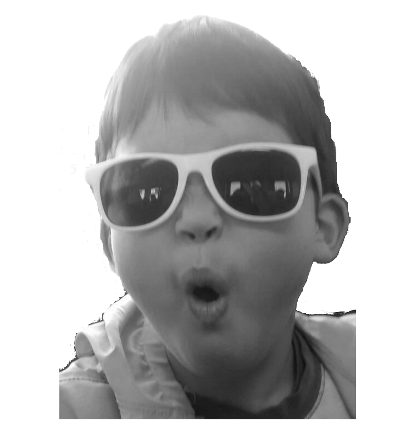
#> input picture pics_in_notes/kenta2_grau.png, 400 x 440 px
$ jupyter execute convolution-pics.ipynb
#> lines starting #> are read from the running program, lines starting #| are printed output that depends on the picture
# Pics for convolution

slides, as well as lecture notes

[cell 1]
import numpy as np
import math
import scipy.signal as sig
import matplotlib.pyplot as plt

[cell 2]
kenta_img=plt.imread("kenta2_grau.png")
#> kenta_img is the input picture: shape (440, 400) float32; min 0.0627, max 1, mean 0.711
kenta=1-kenta_img
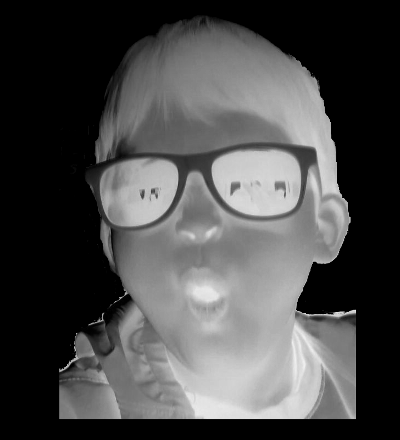
#> kenta: shape (440, 400) float32; min 0, max 0.937, mean 0.289

def downsize(img,factor):
#> called with factor = 4
    kernel=np.ones((factor,factor))/factor**2
    res=sig.convolve(img,kernel,mode="valid")
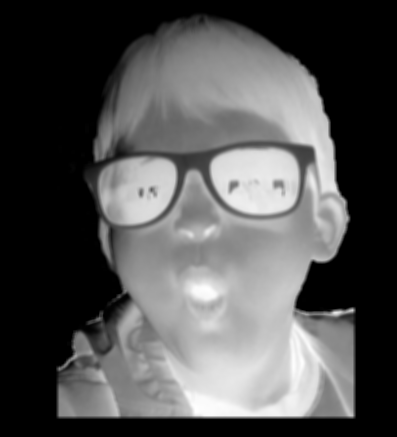
#> res: shape (437, 397) float64; min -1.15e-07, max 0.907, mean 0.293; drawn with min black and max white
    return res[::factor,::factor]
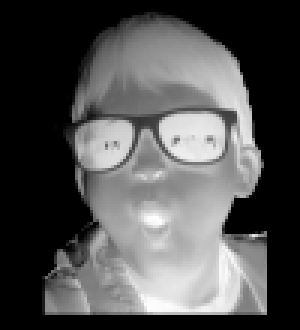
#> returned value: shape (110, 100) float64 (shown 3 times larger); min -1.02e-07, max 0.905, mean 0.289; drawn with min black and max white

small=downsize(kenta,4)

[cell 3]
figsize=(4,4)
plt.figure(figsize=figsize)
plt.imshow(small,cmap="binary",vmin=0,vmax=1)
plt.xticks([])
plt.yticks([])
plt.tight_layout()
plt.savefig('kenta_small.png',dpi=300)

[cell 4]
kernel=np.array([[-1,-2,-1],[-2,12,-2],[-1,-2,-1]])
edges=sig.convolve(small,kernel)
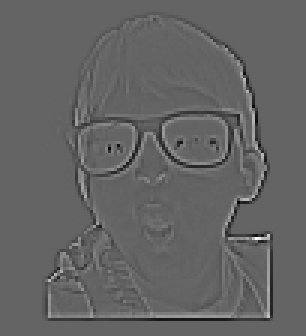
#> edges: shape (112, 102) float64 (shown 3 times larger); min -3.48, max 5.39, mean -3.58e-18; drawn with min black and max white
plt.figure(figsize=figsize)
plt.imshow(np.abs(edges),cmap='binary',vmin=0,vmax=1)
plt.xticks([])
plt.yticks([])
plt.tight_layout()
plt.savefig('kenta_edges.png',dpi=300)
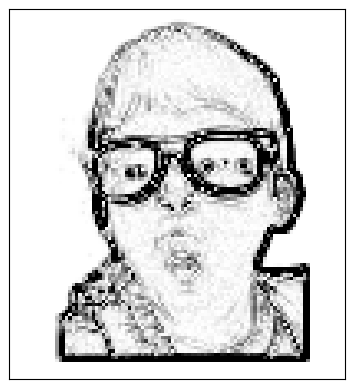
#> figure drawn by matplotlib, 1 panel

[cell 5]
gauss=np.array([[1,2,1],[2,4,2],[1,2,1]])/16
blurred=sig.convolve(small,gauss)
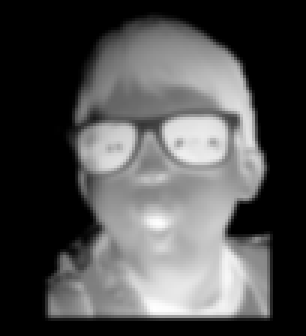
#> blurred: shape (112, 102) float64 (shown 3 times larger); min -6.96e-08, max 0.897, mean 0.278; drawn with min black and max white
plt.figure(figsize=figsize)
plt.imshow(np.abs(blurred),cmap='binary',vmin=0,vmax=1)
plt.xticks([])
plt.yticks([])
plt.tight_layout()
plt.savefig('kenta_blurred.png',dpi=300)
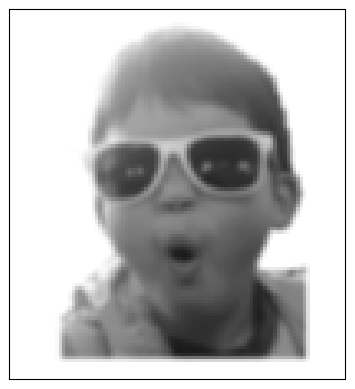
#> figure drawn by matplotlib, 1 panel

[cell 6]
kernel=np.array([[0,-1,0],[-1,5,-1],[0,-1,0]])
sharper=sig.convolve(small,kernel)
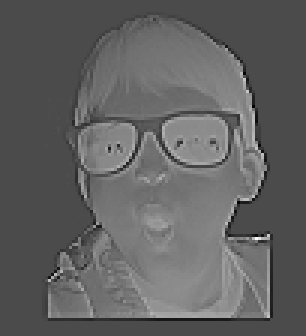
#> sharper: shape (112, 102) float64 (shown 3 times larger); min -0.963, max 2.27, mean 0.278; drawn with min black and max white
plt.figure(figsize=figsize)
plt.imshow(np.abs(sharper),cmap='binary',vmin=0,vmax=1)
plt.xticks([])
plt.yticks([])
plt.tight_layout()
plt.savefig('kenta_sharp.png',dpi=300)
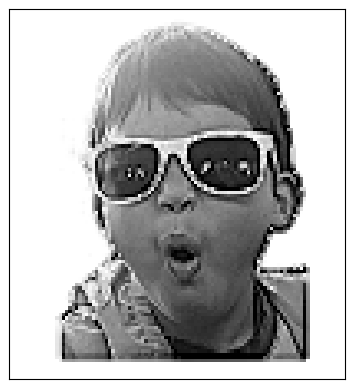
#> figure drawn by matplotlib, 1 panel

## Code for tikz in slides

[cell 7]
A=np.array([[3., 3., 3., 3., 2., 3., 3., 3., 3.],
       [4., 3., 3., 3., 3., 3., 3., 3., 3.],
       [5., 5., 5., 4., 4., 3., 3., 3., 3.],
       [7., 7., 6., 6., 5., 4., 4., 3., 3.],
       [8., 8., 8., 7., 6., 6., 5., 4., 3.],
       [9., 9., 9., 9., 8., 8., 7., 6., 4.],
       [9., 9., 9., 9., 9., 9., 8., 7., 6.],
       [9., 9., 9., 9., 9., 9., 9., 9., 8.],
       [9., 9., 9., 9., 9., 9., 9., 9., 9.]])
kernel=np.array([[0,-1,0],[-1,4,-1],[0,-1,0]])
result=sig.convolve(A,kernel,mode="valid")

def tikzify(A,arrayname):
#> called with A = array of shape (3, 3), arrayname = 'kernel'
    result="\\def\\"+arrayname+"{{"
    for row in A:
        strrow=[str(int(a)) for a in row]
        result+="{"+",".join(strrow)+"},"
    result=result[:-1]+"}}"
    return result

print(tikzify(kernel,"kernel"))
print(tikzify(A[1:-1,1:-1],"imgarray"))
print(tikzify(result,"resarray"))
